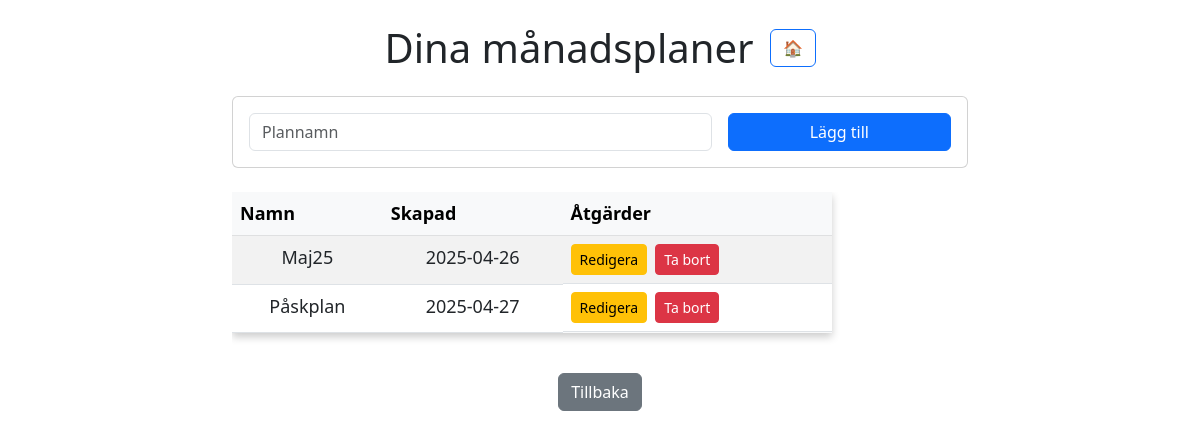
Screenshot of /user/1/planbank with the database file from the repository.
### models/plan.py (models this page shows)
class Plan(db.Model):
    __tablename__ = 'plan'
    id = db.Column(db.Integer(), primary_key=True)
    name = db.Column(db.String(200), nullable=False)
    date_created = db.Column(db.Date, default=lambda: datetime.now(ZoneInfo("Europe/Berlin")).date())
    user_id = db.Column(db.Integer(), db.ForeignKey('user.id', ondelete="CASCADE"), nullable=False)
    recipes = db.relationship('Recipe', secondary=association.plan_recipe_association, backref='plans', lazy=True)
    ingredients = db.relationship('PlanIngredient', backref='plan', lazy=True, cascade="all, delete-orphan")

### routes/routes.py (the view)
@routes.route('/user/<int:user_id>/planbank', methods=['GET', 'POST'])
def plans(user_id):
    if request.method == 'POST':
        value = request.form.get('action')
        if value == "add":
            plan_name = request.form['name']
            return add_plan(user_id, plan_name)
        elif value == "remove":
            return remove_plan(user_id, request.form.get('plan_id'))
        else:
            return redirect(f'/user/{user_id}/planbank')
    else:
        user = User.query.get(user_id) # Find the user by ID
        if not user:
            return "User not found", 404 # Handle invalid user
        plans = Plan.query.filter_by(user_id=user.id).all()  # Get only this user's plans
        return render_template('planbank.html',
                               plans=plans,
                               user=user)

### routes/routes.py (called while the page is built)
@routes.before_request
def track_history():
    if 'history' not in session:
        session['history'] = []
    if request.method == 'GET' and request.endpoint not in ('static',):
        current_url = request.path  # only the path, not full URL
        history = session['history']
        if not history or history[-1] != current_url:
            history.append(current_url)
        if len(history) > 10:
            history.pop(0)
    session.modified = True  # Ensure changes are saved

@routes.context_processor
def inject_back_url():
    history = session.get('history', [])
    if len(history) >= 2:
        back_url = history[-2]
    else:
        back_url = url_for('routes.index')
    return dict(back_url=back_url)

### templates/planbank.html (shortened to what this page needs)
{% extends 'base.html' %}
{% block body %}
<div class="container mt-4">
    <div class="d-flex justify-content-center align-items-center mb-4 gap-3 flex-wrap">
        <h1 class="mb-0 text-center">Dina månadsplaner</h1>
        <a href="{{ url_for('routes.index') }}" class="btn btn-outline-primary">🏠</a>
      </div>
    <div class="row justify-content-center">
        <div class="col-md-8">
            <div class="card mb-4">
                <div class="card-body">
                    <form method="POST" class="row g-3 align-items-center">
                        <div class="col-md-8">
                            <input type="text" class="form-control" name="name" placeholder="Plannamn" required>
                        </div>
                        <div class="col-md-4">
                            <button type="submit" name="action" value="add" class="btn btn-primary w-100">
                                Lägg till
                            </button>
                        </div>
                    </form>
                </div>
            </div>
            {% if plans|length < 1 %}
                <div class="alert alert-info text-center">
                    Inga tillagda månadsplaner
                </div>
            {% else %}
                <div class="table-responsive">
                    <table class="table table-striped table-hover">
                        <thead class="table-light">
                            <tr>
                                <th>Namn</th>
                                <th>Skapad</th>
                                <th>Åtgärder</th>
                            </tr>
                        </thead>
                        <tbody>
                            {% for plan in plans %}
                                <tr>
                                    <td>{{ plan.name }}</td>
                                    <td>{{ plan.date_created.strftime('%Y-%m-%d') if plan.date_created else 'N/A' }}</td>
                                    <td class="d-flex gap-2">
                                        <a href="/user/{{user.id}}/planbank/{{plan.id}}/planmaker"
                                           class="btn btn-sm btn-warning">
                                            Redigera
                                        </a>
                                        <form action="/user/{{user.id}}/planbank" method="POST" class="d-inline">
                                            <button type="submit" name="action" value="remove"
                                                    class="btn btn-sm btn-danger">
                                                Ta bort
                                            </button>
                                        </form>
                                    </td>
                                </tr>
                            {% endfor %}
                        </tbody>
                    </table>
                </div>
            {% endif %}
            <div class="text-center mt-4">
                <a href="{{ url_for('routes.go_back')  }}" class="btn btn-secondary">
                    Tillbaka
                </a>
            </div>
        </div>
    </div>
</div>
{% endblock %}

### static/css/main.css (style rules this page uses)
body { margin: 0; font-family: sans-serif; }
table { width: 80%; max-width: 600px; border-collapse: collapse; background-color: #f8f9fa; box-shadow: 0 4px 8px rgba(0, 0, 0, 0.2); }
th, td { border: 2px solid #000; padding: 12px; text-align: center; font-size: 18px; }
th { background-color: #343a40; color: white; }
tr:nth-child(even) { background-color: #e9ecef; }

### rows the page displays
Plan: name "Maj25", date_created "2025-04-26"
Plan: name "Påskplan", date_created "2025-04-27"
